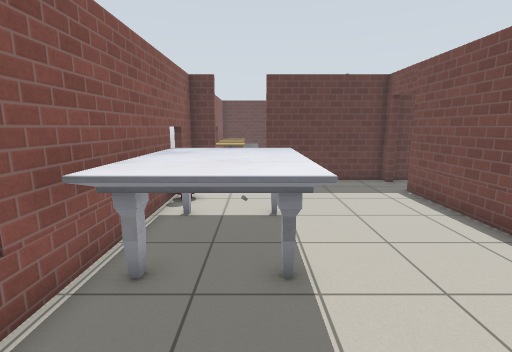
[1] (above)

14 first-person views from a walk through a world built for the Gazebo simulator. The camera is 1.3 m above the floor, tilts 10° down and sees 85° across. The lines on the ground mark 1 m squares. The floor is counted in squares, 0.5 m on a side. Each view is taken from the middle of a square. On the plan, view 1 faces up. The plan holds only what a view shows up to about 19 squares ahead; the rest is blank. The place goes on beyond the plan. Simple patterns stand in for the simulator's built-in surfaces. Simple shapes stand in for some stock models. Some surface patterns are stand-ins.

[2]
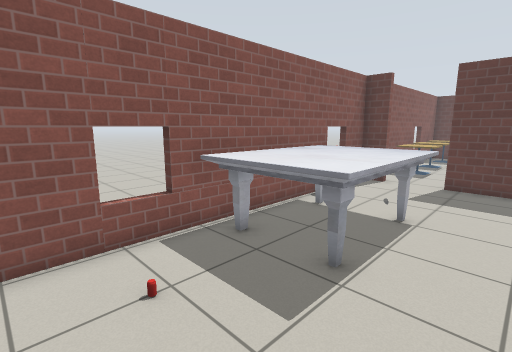

[3]
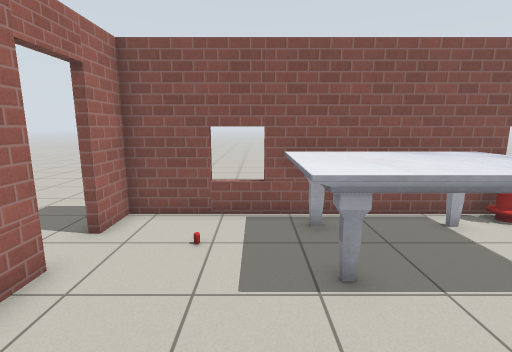

[4]
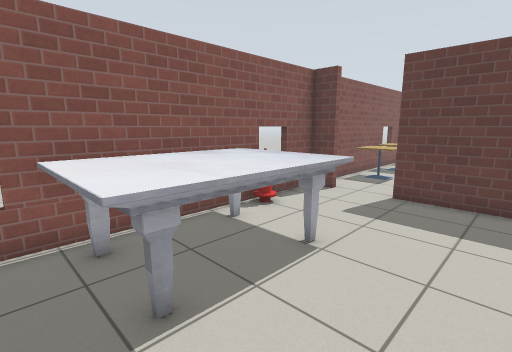

[5]
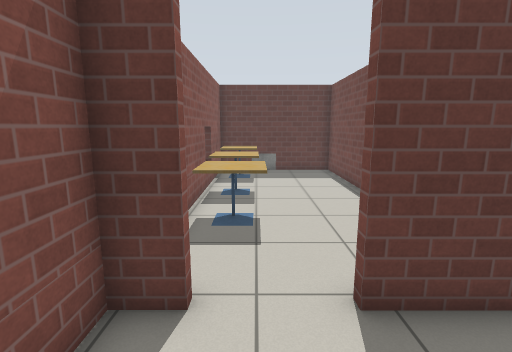

[6]
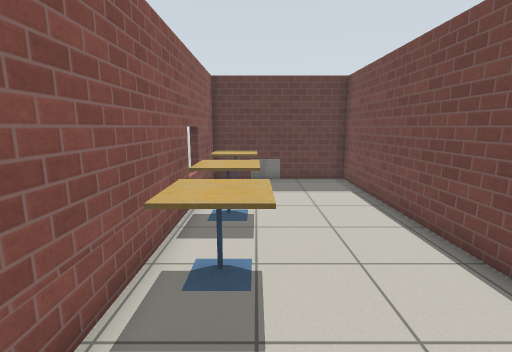

[7]
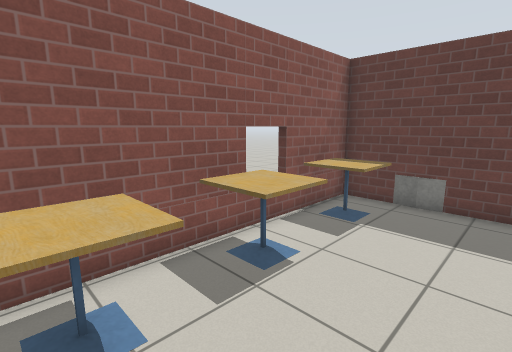

[8]
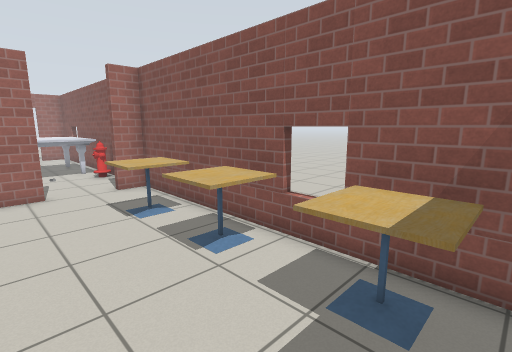

[9]
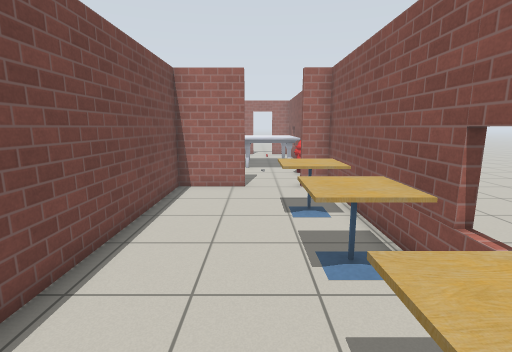

[10]
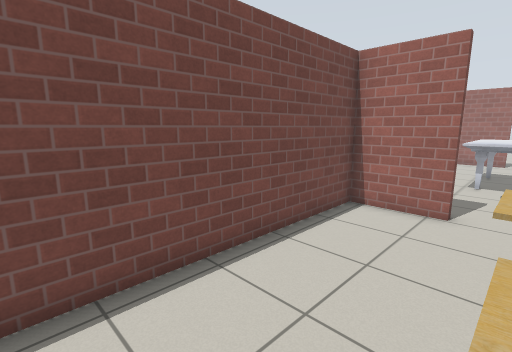

[11]
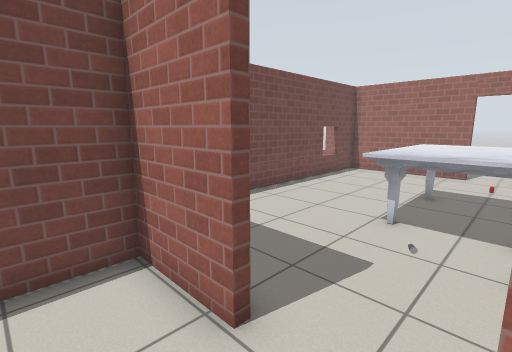

[12]
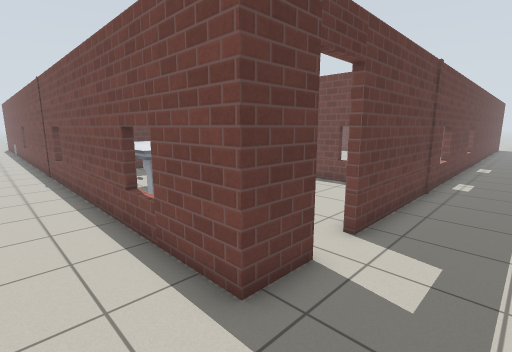

[13]
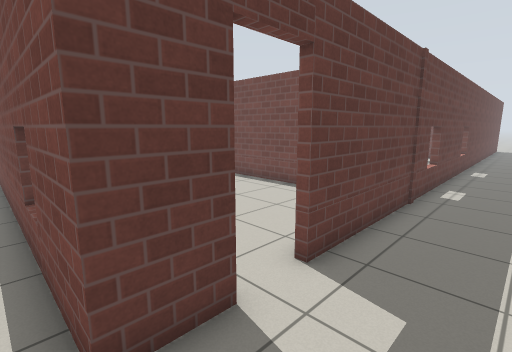

[14]
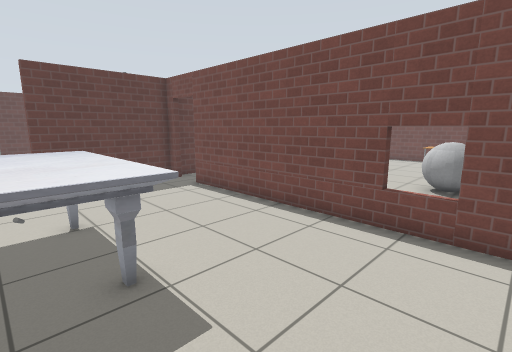

### Floor plan
Points are (right, up) in squares from view 1. A wall is a line through its corners. A room is listed if a view was taken in it or the views show most of it. See-through windows are left out.
Room 1 (views 1, 2, 3, 4, 5, 6, 14)
walls: (-3.1, 9.4) (-3.1, -0.8) (-1.5, -0.8); (-2, 13.6) (-3.1, 13.6) (-3.1, 10.6); (0.3, -0.8) (6.2, -0.8) (6.2, 11.2); (6.2, 13) (6.2, 13.6) (0.5, 13.6)
ways out: opening at (-0.5, 14) to room 2; open door at (-0.5, -1) to room 3; open door at (6, 12.5)
objects: other object (-3, 10) to (-2, 10); marble table (-2, 4) to (1, 9); other object (-1, 2)
Room 2 (views 7, 8, 9, 10, 11)
walls: (0.5, 13.6) (0.5, 13.9) (3.4, 13.9) (3.4, 26.9) (0.4, 26.9); (-1.4, 26.9) (-3.1, 26.9) (-3.1, 13.9) (-2, 13.9) (-2, 13.6)
ways out: opening at (-0.5, 14) to room 1
objects: cafe table (-2, 17) to (-1, 19); cafe table (-2, 20) to (-1, 22); cafe table (-2, 24) to (-1, 26)
Room 3 (views 12, 13)
walls: (-3.1, 10.6) (-3.1, 9.4); (-1.5, -1.1) (-3.4, -1.1) (-3.4, 20.9); (20.6, -1.1) (0.3, -1.1)
ways out: open door at (-0.5, -1) to room 1

Where each view was taken, in squares from view 1:
view 1: 0 up, 0 right, facing up
view 2: 0 up, 3 right, facing up-left
view 3: 3 up, 5 right, facing left
view 4: 3 up, 4 right, facing up-left
view 5: 10 up, 1 left, facing up
view 6: 13 up, 1 left, facing up
view 7: 17 up, 2 right, facing up-left
view 8: 26 up, 2 right, facing down-left
view 9: 26 up, 0 right, facing down
view 10: 23 up, 1 left, facing down-right
view 11: 16 up, 2 left, facing down-right
view 12: 4 down, 6 left, facing up-right
view 13: 4 down, 4 left, facing up-right
view 14: 0 up, 1 left, facing up-right
